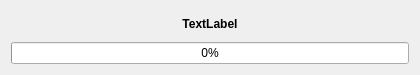
<?xml version="1.0" encoding="UTF-8"?>
<ui version="4.0">
 <class>DlgPurchaseProgress</class>
 <widget class="QDialog" name="DlgPurchaseProgress">
  <property name="geometry">
   <rect>
    <x>0</x>
    <y>0</y>
    <width>420</width>
    <height>75</height>
   </rect>
  </property>
  <property name="windowTitle">
   <string>Dialog</string>
  </property>
  <layout class="QVBoxLayout" name="verticalLayout">
   <item>
    <widget class="QLabel" name="labelProgressMsg">
     <property name="font">
      <font>
       <weight>75</weight>
       <bold>true</bold>
      </font>
     </property>
     <property name="text">
      <string>TextLabel</string>
     </property>
     <property name="alignment">
      <set>Qt::AlignCenter</set>
     </property>
    </widget>
   </item>
   <item>
    <widget class="QProgressBar" name="progressBar">
     <property name="value">
      <number>0</number>
     </property>
    </widget>
   </item>
  </layout>
 </widget>
 <resources/>
 <connections/>
</ui>
